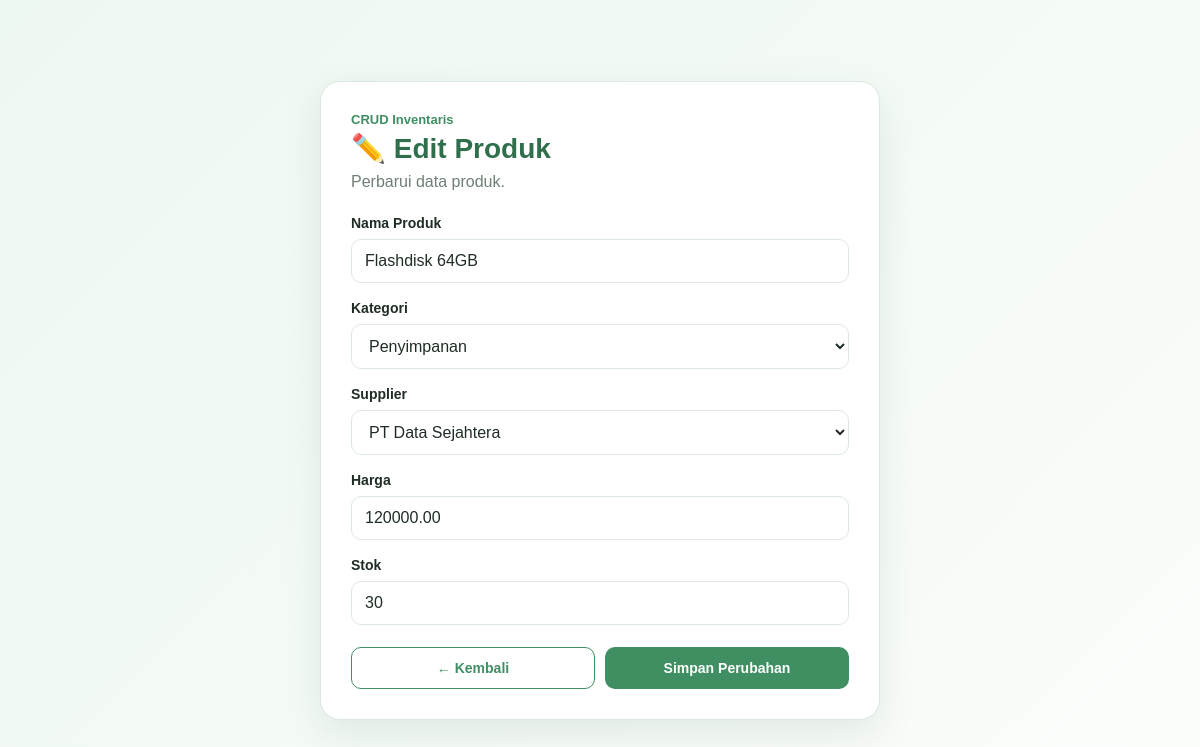
Screenshot of /edit.php?id=8 with the database file from the repository.
### tables this page shows
CREATE TABLE products (
    id INT AUTO_INCREMENT PRIMARY KEY,
    name VARCHAR(150) NOT NULL,
    category_id INT NOT NULL,
    supplier_id INT NOT NULL,
    price DECIMAL(12,2) NOT NULL,
    stock INT NOT NULL DEFAULT 0,

    CONSTRAINT fk_product_category
        FOREIGN KEY (category_id)
        REFERENCES categories(id)
        ON UPDATE CASCADE
        ON DELETE RESTRICT,

    CONSTRAINT fk_product_supplier
        FOREIGN KEY (supplier_id)
        REFERENCES suppliers(id)
        ON UPDATE CASCADE
        ON DELETE RESTRICT
);

CREATE TABLE categories (
    id INT AUTO_INCREMENT PRIMARY KEY,
    name VARCHAR(100) NOT NULL UNIQUE
);

CREATE TABLE suppliers (
    id INT AUTO_INCREMENT PRIMARY KEY,
    name VARCHAR(100) NOT NULL,
    phone VARCHAR(20) NOT NULL
);

### edit.php (the view, shortened to what this page needs)
<?php
$pdo = Database::getInstance()->getConnection();
$id = isset($_GET['id'])
    ? (int) $_GET['id']
    : 0;
$stmt = $pdo->prepare(
    "SELECT * FROM products WHERE id = ?"
);
$stmt->execute([$id]);
$product = $stmt->fetch();
$categoryStmt = $pdo->query(
    "SELECT id, name
     FROM categories
     ORDER BY name"
);
$categories = $categoryStmt->fetchAll();
$supplierStmt = $pdo->query(
    "SELECT id, name
     FROM suppliers
     ORDER BY name"
);
$suppliers = $supplierStmt->fetchAll();
?>
<!DOCTYPE html>
<html lang="id">
<head>
    <link
        rel="stylesheet"
        href="assets/style.css"
    >
</head>
<body>
<main class="form-container">
    <section class="form-card">
        <div class="form-header">
            <p class="eyebrow">
                CRUD Inventaris
            </p>
            <h1>
                ✏️ Edit Produk
            </h1>
            <p>
                Perbarui data produk.
            </p>
        </div>
        <form
            method="POST"
            action=""
            class="product-form"
        >
            <div class="form-group">
                <label for="name">
                    Nama Produk
                </label>
                <input
                    type="text"
                    id="name"
                    name="name"
                    value="<?= htmlspecialchars(
                        $_POST['name']
                        ?? $product['name'],
                        ENT_QUOTES,
                        'UTF-8'
                    ) ?>"
                    required
                >
            </div>
            <div class="form-group">
                <label for="category_id">
                    Kategori
                </label>
                <select
                    id="category_id"
                    name="category_id"
                    required
                >
                    <?php foreach (
                        $categories as $category
                    ): ?>
                        <?php
                        $selectedCategory =
                            $_POST['category_id']
                            ?? $product['category_id'];
                        ?>
                        <option
                            value="<?= (int) $category['id'] ?>"
                            <?= (int) $selectedCategory
                                === (int) $category['id']
                                ? 'selected'
                                : '' ?>
                        >
                            <?= htmlspecialchars(
                                $category['name'],
                                ENT_QUOTES,
                                'UTF-8'
                            ) ?>
                        </option>
                    <?php endforeach; ?>
                </select>
            </div>
            <div class="form-group">
                <label for="supplier_id">
                    Supplier
                </label>
                <select
                    id="supplier_id"
                    name="supplier_id"
                    required
                >
                    <?php foreach (
                        $suppliers as $supplier
                    ): ?>
                        <?php
                        $selectedSupplier =
                            $_POST['supplier_id']
                            ?? $product['supplier_id'];
                        ?>
                        <option
                            value="<?= (int) $supplier['id'] ?>"
                            <?= (int) $selectedSupplier
                                === (int) $supplier['id']
                                ? 'selected'
                                : '' ?>
                        >
                            <?= htmlspecialchars(
                                $supplier['name'],
                                ENT_QUOTES,
                                'UTF-8'
                            ) ?>
                        </option>
                    <?php endforeach; ?>
                </select>
            </div>
            <div class="form-group">
                <label for="price">
                    Harga
                </label>
                <input
                    type="number"
                    id="price"
                    name="price"
                    min="1"
                    step="0.01"
                    value="<?= htmlspecialchars(
                        $_POST['price']
                        ?? $product['price'],
                        ENT_QUOTES,
                        'UTF-8'
                    ) ?>"
                    required
                >
            </div>
            <div class="form-group">
                <label for="stock">
                    Stok
                </label>
                <input
                    type="number"
                    id="stock"
                    name="stock"
                    min="0"
                    value="<?= htmlspecialchars(
                        $_POST['stock']
                        ?? $product['stock'],
                        ENT_QUOTES,
                        'UTF-8'
                    ) ?>"
                    required
                >
            </div>
            <div class="form-actions">
                <a
                    href="index.php"
                    class="secondary-btn"
                >
                    ← Kembali
                </a>
                <button
                    type="submit"
                    class="primary-btn"
                >
                    Simpan Perubahan
                </button>
            </div>
        </form>
    </section>
</main>
</body>
</html>

### assets/style.css (style rules this page uses)
:root { --primary: #3f8f62; --primary-dark: #2f6f4b; --primary-soft: #eaf6ee; --background: #f5faf7; --card: #ffffff; --text: #1f2d24; --muted: #6f7f75; --border: #dce8df; --danger: #d9534f; --danger-soft: #fdecec; --success: #2e8b57; --success-soft: #e8f7ee; --warning: #b7791f; --warning-soft: #fff7df; --shadow: 0 14px 38px rgba(40, 80, 55, 0.10); }
* { margin: 0; padding: 0; box-sizing: border-box; }
body { min-height: 100vh; font-family: Arial, Helvetica, sans-serif; background: linear-gradient( 135deg, #edf8f0, #fbfdfb ); color: var(--text); }
a { text-decoration: none; }
button, input, select { font: inherit; }
.eyebrow { color: var(--primary) !important; font-size: 13px; font-weight: 700; }
.primary-btn, .secondary-btn, .search-btn, .reset-btn, .export-btn, .edit-btn, .delete-btn { display: inline-flex; align-items: center; justify-content: center; border-radius: 10px; border: none; cursor: pointer; font-size: 14px; font-weight: 700; transition: 0.2s; }
.primary-btn { padding: 12px 18px; color: white; background: var(--primary); }
.secondary-btn { padding: 12px 18px; color: var(--primary); background: white; border: 1px solid var(--primary); }
.form-container { min-height: 100vh; display: flex; align-items: center; justify-content: center; padding: 30px 18px; }
.form-card { width: 100%; max-width: 560px; padding: 30px; background: white; border: 1px solid var(--border); border-radius: 20px; box-shadow: var(--shadow); }
.form-header { margin-bottom: 24px; }
.form-header h1 { margin: 5px 0 8px; font-size: 28px; color: var(--primary-dark); }
.form-header p { color: var(--muted); }
.product-form { display: flex; flex-direction: column; gap: 17px; }
.form-group { display: flex; flex-direction: column; gap: 8px; }
.form-group label { font-size: 14px; font-weight: 700; }
.form-group input, .form-group select { width: 100%; padding: 12px 13px; color: var(--text); background: white; border: 1px solid var(--border); border-radius: 10px; outline: none; }
.form-actions { display: grid; grid-template-columns: 1fr 1fr; gap: 10px; margin-top: 5px; }

### rows the page displays
products: name "Flashdisk 64GB", category_id "Penyimpanan", supplier_id "PT Data Sejahtera", price "120000.00", stock "30"
